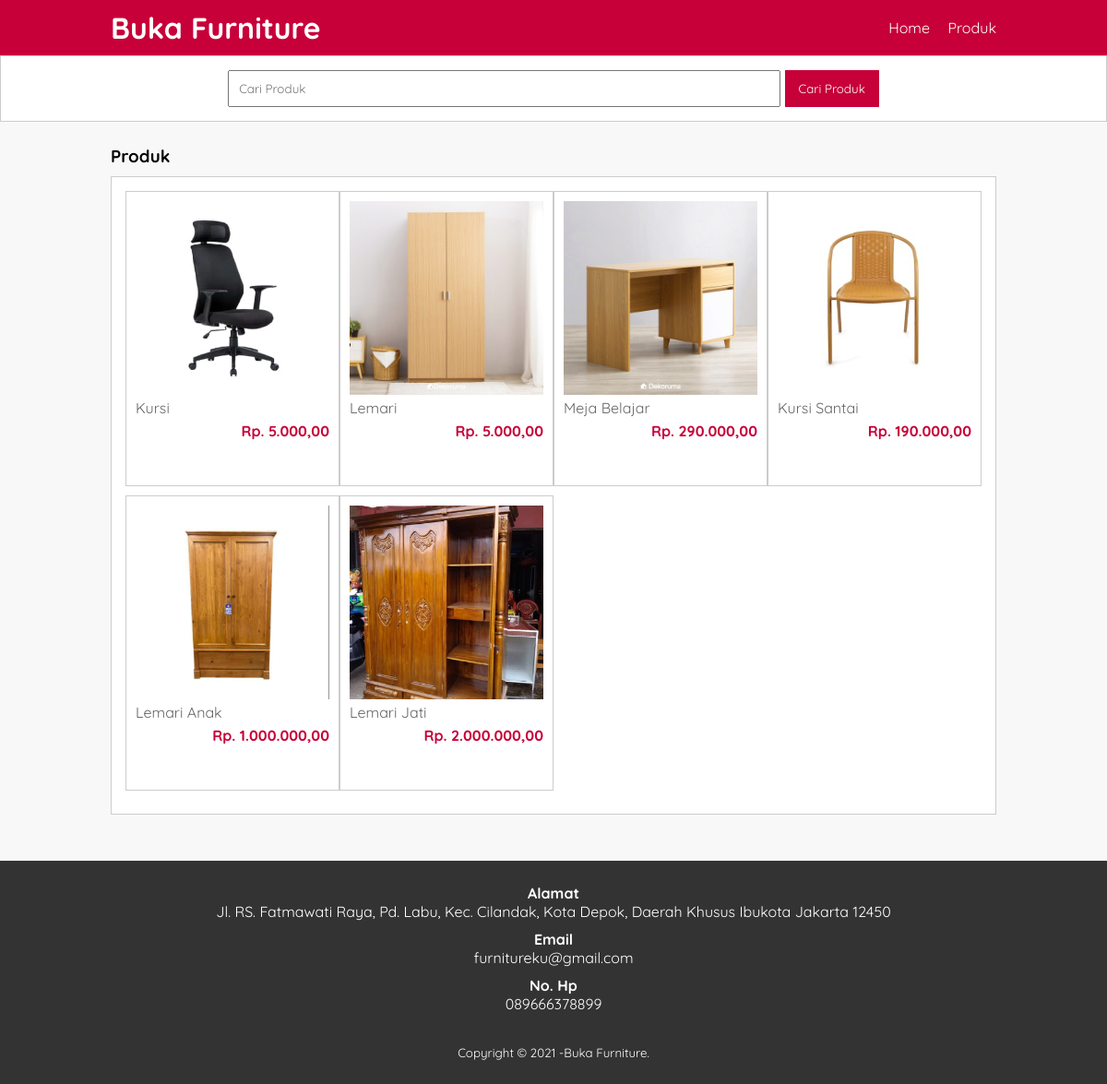
/produk.php, run on the app's committed database.
### tables this page shows
CREATE TABLE `products` (
  `id` int(11) NOT NULL,
  `name` varchar(50) NOT NULL,
  `description` varchar(999) NOT NULL,
  `category` enum('Meja','Kursi','Lemari') NOT NULL,
  `price` int(11) NOT NULL,
  `quantity` int(11) NOT NULL,
  `photo` varchar(255) NOT NULL
);

### library.php (called while the page is built, shortened)
<?php
class library
{
    public function __construct()
    {
        $this->con = new PDO("mysql:host=localhost;dbname=furniture", "root", "");
    }
    public function readData()
    {
        $query = $this->con->prepare("SELECT * FROM products");
        $query->execute();
        return $query;
    }
    public function countData()
    {
        $sql = "SELECT COUNT(*) FROM products";
        $res = $this->con->query($sql);
        $count = $res->fetchColumn();
        return $count;
    }
}

### produk.php (the view, shortened to what this page needs)
<?php
	include("library.php");
	$library = new library();
	$count = $library->countData();
	$read = $library->readData();
?>
<!DOCTYPE html>
<html>
<head>
	<link rel="stylesheet" type="text/css" href="css/style.css">
</head>
<body>
	<header>
		<div class="container">
			<?php if($_SESSION['login'] == true){ ?>
				<h1><a href="dashboard.php">Buka Furniture</a></h1>
			<?php }else{ ?>
				<h1><a href="home.php">Buka Furniture</a></h1>
			<?php } ?>
			<ul>
				<?php
				if($_SESSION['login'] == true){ ?>
				<li><a href="dashboard.php">Dashboard</a></li>
				<li><a href="produk.php">Produk</a></li>
				<li><a href="data-bayar.php">Data Bayar</a></li>
				<li><a href="data-product.php">Data Produk</a></li>
				<li><a href="proses.php?action=logout">Logout</a></li>
				<?php }else{?>
				<li><a href="home.php">Home</a></li>
				<li><a href="produk.php">Produk</a></li>
				<?php } ?>
			</ul>
		</div>
	</header>
	<div class="search">
		<div class="container">
			<form action="produk.php">
				<input type="text" name="search" placeholder="Cari Produk" value="<?php echo $_GET['search'] ?>">
				<input type="submit" name="cari" value="Cari Produk">
			</form>
		</div>
	</div>
	<div class="section">
		<div class="container">
			<h3>Produk</h3>
			<div class="box">
				<?php
					if($count > 0){
					while($p = $read->fetch(PDO::FETCH_OBJ)){
				?>
					<a href="detail-produk.php?id=<?php echo $p->id ?>">
						<div class="col-4">
							<img src="asset/<?= $p->category; ?>/<?= $p->photo; ?>">
							<p class="nama"><?php echo substr($p->name, 0, 30) ?></p>
							<p class="harga">Rp. <?= number_format($p->price,2,",","."); ?></p>
						</div>
					</a>
				<?php }}?>
			</div>
		</div>
	</div>
	<div class="footer">
		<div class="container">
			<h4>Alamat</h4>
			<p>Jl. RS. Fatmawati Raya, Pd. Labu, Kec. Cilandak, Kota Depok, Daerah Khusus Ibukota Jakarta 12450</p>
			<h4>Email</h4>
			<p>furnitureku@gmail.com</p>
			<h4>No. Hp</h4>
			<p>089666378899</p>
			<small>Copyright &copy; 2021 -Buka Furniture.</small>
		</div>
	</div>
</body>
</html>

### css/style.css (style rules this page uses)
* { padding:0; margin:0; font-family: 'Quicksand', sans-serif; }
body { background-color: #f8f8f8; }
a { color: inherit; text-decoration: none; }
header { background-color: #C70039; color: #fff; }
header h1 { float: left; padding:10px 0; }
header ul { float: right; }
header ul li { display: inline-block; }
header ul li a { padding:20px 0 20px 15px; display: inline-block; }
.container { width: 80%; margin:0 auto; }
.container:after { content: ''; display: block; clear: both; }
.section { padding:25px 0; }
.box { background-color: #fff; border:1px solid #ccc; padding:15px; box-sizing: border-box; margin:10px 0 25px 0; }
.box:after { content: ''; display: block; clear: both; }
.search { padding:15px 0; background-color: #fff; border:1px solid #ccc; text-align: center; }
.search input[type=text] { width: 60%; padding:10px; }
.search input[type=submit] { padding:12px 15px; background-color: #C70039; color:#fff; border:none; cursor: pointer; }
.col-4 { width:25%; height: 320px; border:1px solid #ccc; float: left; padding:10px; box-sizing: border-box; margin-bottom: 10px; }
.col-4 img { width: 100%; }
.col-4 .nama { color: #666; margin-bottom: 5px; }
.col-4 .harga { font-weight: bold; color:#C70039; float: right; }
.footer { padding:25px 0; background-color: #333; color: #fff; text-align: center; }
.footer p { margin-bottom: 10px; }
.footer small { margin-top: 25px; display: inline-block; }

### data on the page
products: category+photo (picture), name "Kursi", price "5.000,00"
products: category+photo (picture), name "Lemari", price "5.000,00"
products: category+photo (picture), name "Meja Belajar", price "290.000,00"
products: category+photo (picture), name "Kursi Santai", price "190.000,00"
products: category+photo (picture), name "Lemari Anak", price "1.000.000,00"
products: category+photo (picture), name "Lemari Jati", price "2.000.000,00"
